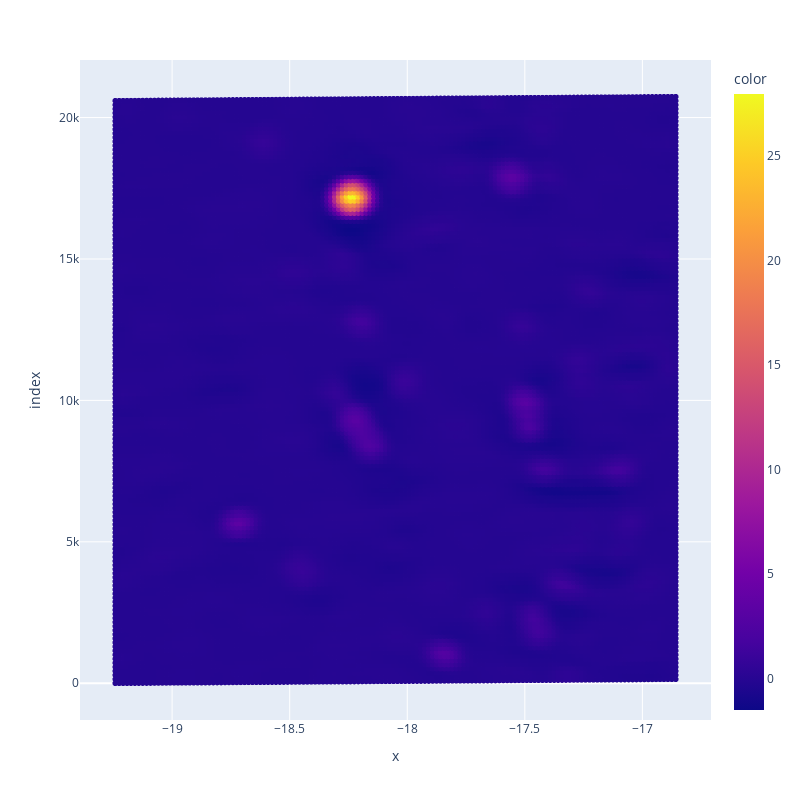

Write notebook code for a chart like this one.
### Code cell
numpy_train[:, 2] = trans.reshape(-1)
px.scatter(numpy_train[:, 0], numpy_train[:, 1], color=numpy_train[:, 2]).update_layout(width=800, height=800).show()

### Figure 1 — Plotly figure (JSON) as saved in the notebook; plotly's stock layout.template omitted (floating-point values rounded to 4 significant figures; data arrays with more than 128 entries replaced by an {"elided": "..."} marker saying what was removed)
{"data": [{"hovertemplate": "x=%{x}<br>index=%{y}<br>color=%{marker.color}<extra></extra>", "legendgroup": "", "marker": {"color": {"elided": "20736 float values"}, "coloraxis": "coloraxis", "symbol": "circle"}, "mode": "markers", "name": "", "showlegend": false, "type": "scattergl", "x": {"elided": "20736 float values"}, "xaxis": "x", "y": {"elided": "20736 int values"}, "yaxis": "y"}], "layout": {"coloraxis": {"colorbar": {"title": {"text": "color"}}, "colorscale": [[0, "#0d0887"], [0.1111, "#46039f"], [0.2222, "#7201a8"], [0.3333, "#9c179e"], [0.4444, "#bd3786"], [0.5556, "#d8576b"], [0.6667, "#ed7953"], [0.7778, "#fb9f3a"], [0.8889, "#fdca26"], [1, "#f0f921"]]}, "height": 800, "legend": {"tracegroupgap": 0}, "margin": {"t": 60}, "width": 800, "xaxis": {"anchor": "y", "domain": [0, 1], "title": {"text": "x"}}, "yaxis": {"anchor": "x", "domain": [0, 1], "title": {"text": "index"}}}}
